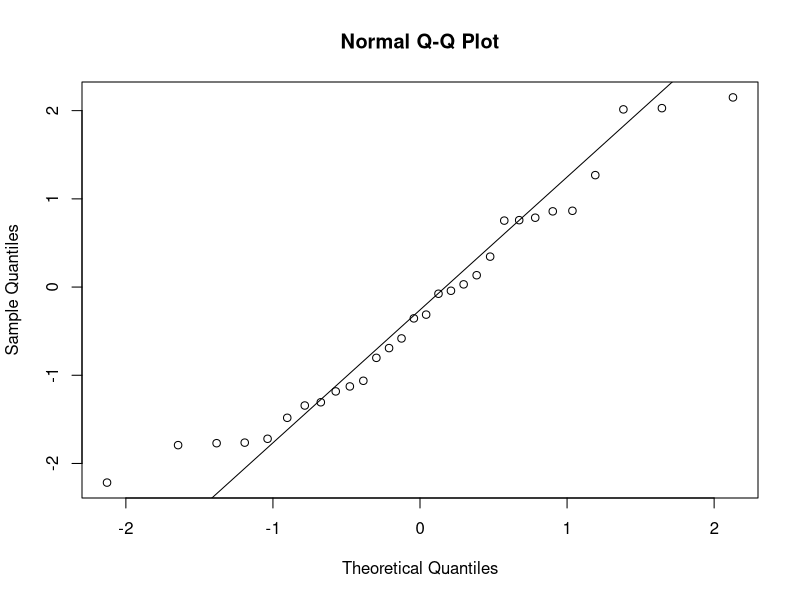
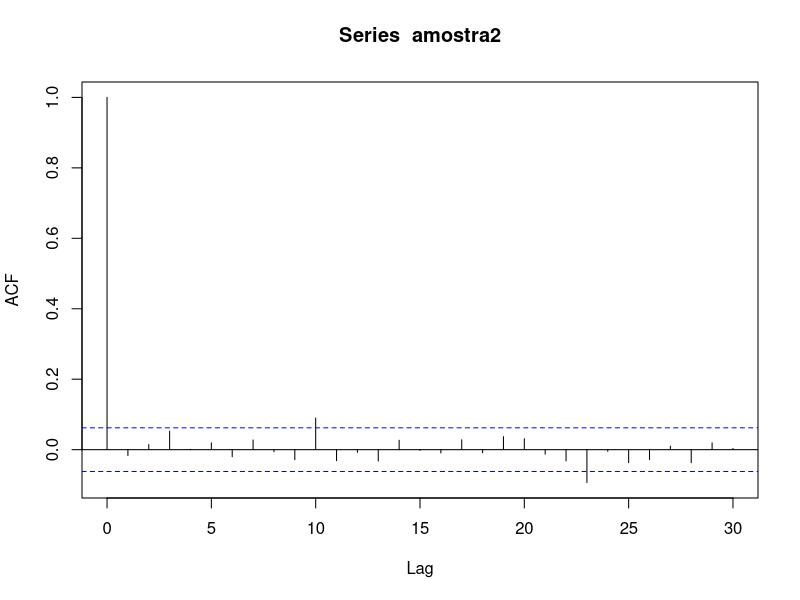
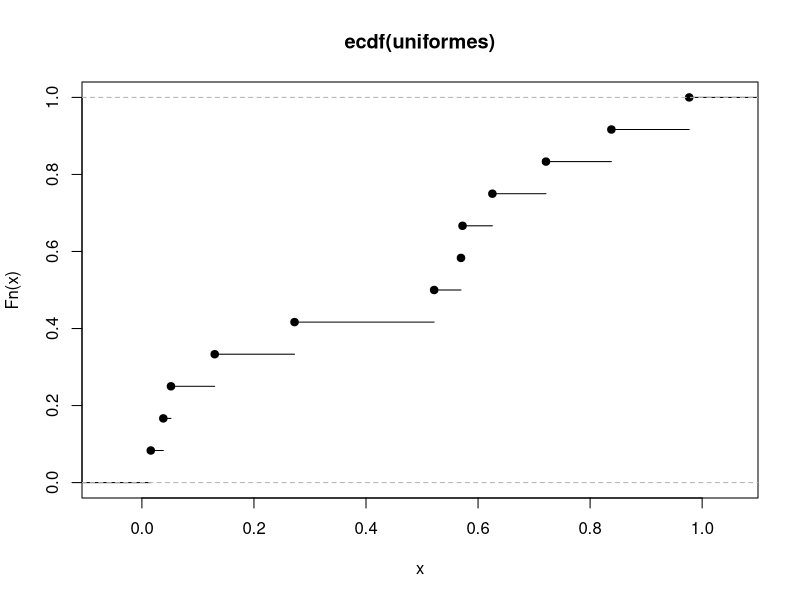
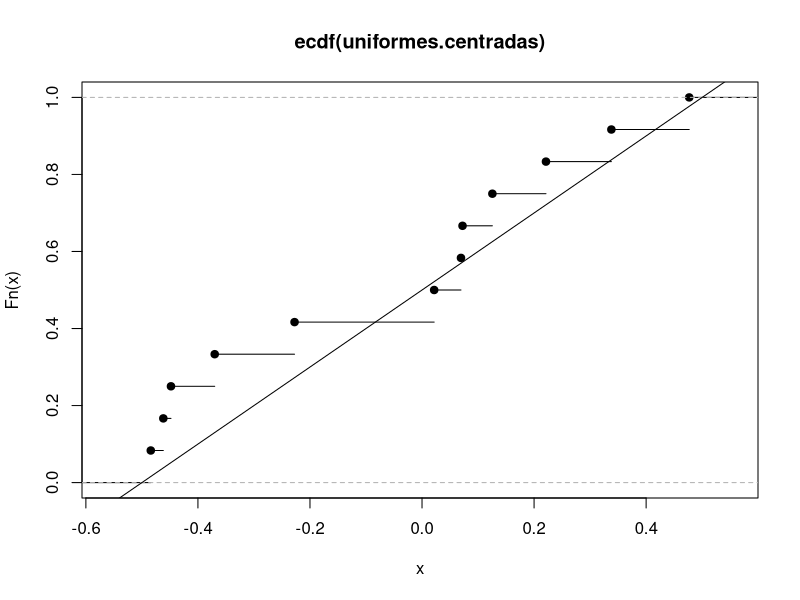
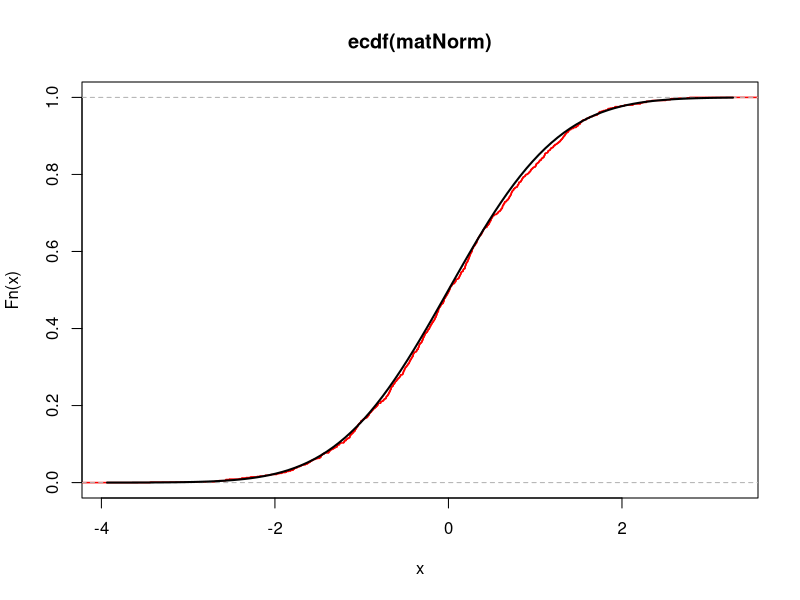

These charts were generated, in order, by the following R code: (Note: this script raises an error after producing the figures.)


#N sei oq é o qqplot exatamente, so fiz pq ele mandou
set.seed(666)
amostra <- rnorm(30)
qqnorm(amostra)
qqline(amostra)

#auto correlação em intervalos
set.seed(666)
amostra2 <- runif(1000)
acf(amostra2)

#tentando fazer uma uniforme com 12 gerar uma normal
uniformes <- runif(12)

plot(ecdf(uniformes))

uniformes.centradas <- uniformes - 0.5

plot(ecdf(uniformes.centradas))

abline(0.5,1)

Z <- sum(uniformes.centradas)

set.seed(666)
#Matriz com 1000 uniformes de 12
matunif <- matrix(data=replicate(1e3,runif(12))-0.5,nrow=1000,ncol=12)

#vetor com a soma das linhas do matunif
matNorm <- apply(matunif,1,sum)

F.star <- ecdf(matNorm)

plot(F.star,col="red",lwd=1.5)
curve(pnorm,add=T,lwd=2)

ks.test(matNorm,pnorm)

quantis <- qnorm(c(0:10)/10)

cut.star <- cut(matNorm,breaks=quantis)

table(cut.star)

quiquadrado <- sum( - 100)^2/100

pchisq()

normal.pareada <- pareador(matNorm)

plot(normal.pareada$x,normal.pareada$y)
